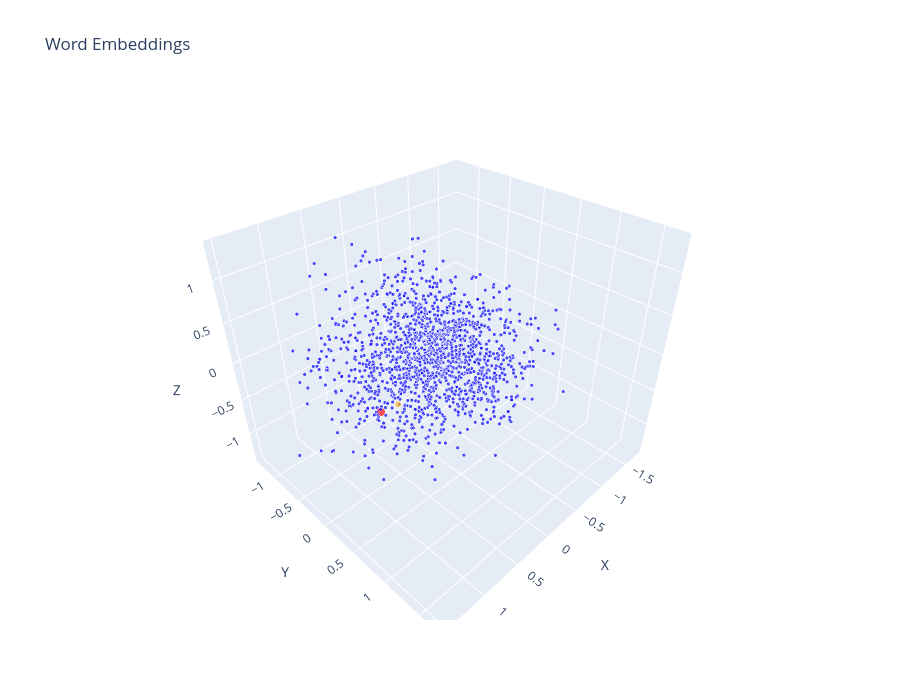

Notebook cell for this chart:
### Code cell
# TODO(you): pick a query word, get its neighbors with neighbors(query, 10), and re-draw the
# projector with plot_embeddings(...) highlighting the query and its neighbors. A word only
# appears in the plot if it is among the N most frequent words used for pca3.
#raise NotImplementedError("Re-draw the projector highlighting a query word and its neighbors.")
query = "government"

nbrs = neighbors(query, 10)

neighbor_set = {w for w, _ in nbrs}

fig = plot_embeddings(
    pca3,
    plot_words,
    query=query,
    neighbor_set=neighbor_set
)

fig

### Figure 1 — Plotly figure (JSON) as saved in the notebook; plotly's stock layout.template omitted (floating-point values rounded to 4 significant figures; data arrays with more than 128 entries replaced by an {"elided": "..."} marker saying what was removed)
{"data": [{"hoverinfo": "text", "hovertext": {"elided": "1500 str values"}, "marker": {"color": {"elided": "1500 str values"}, "size": {"elided": "1500 int values"}}, "mode": "markers", "text": {"elided": "1500 str values"}, "type": "scatter3d", "x": {"elided": "1500 float values"}, "y": {"elided": "1500 float values"}, "z": {"elided": "1500 float values"}}], "layout": {"height": 700, "scene": {"xaxis": {"title": {"text": "X"}}, "yaxis": {"title": {"text": "Y"}}, "zaxis": {"title": {"text": "Z"}}}, "title": {"text": "Word Embeddings"}}}
